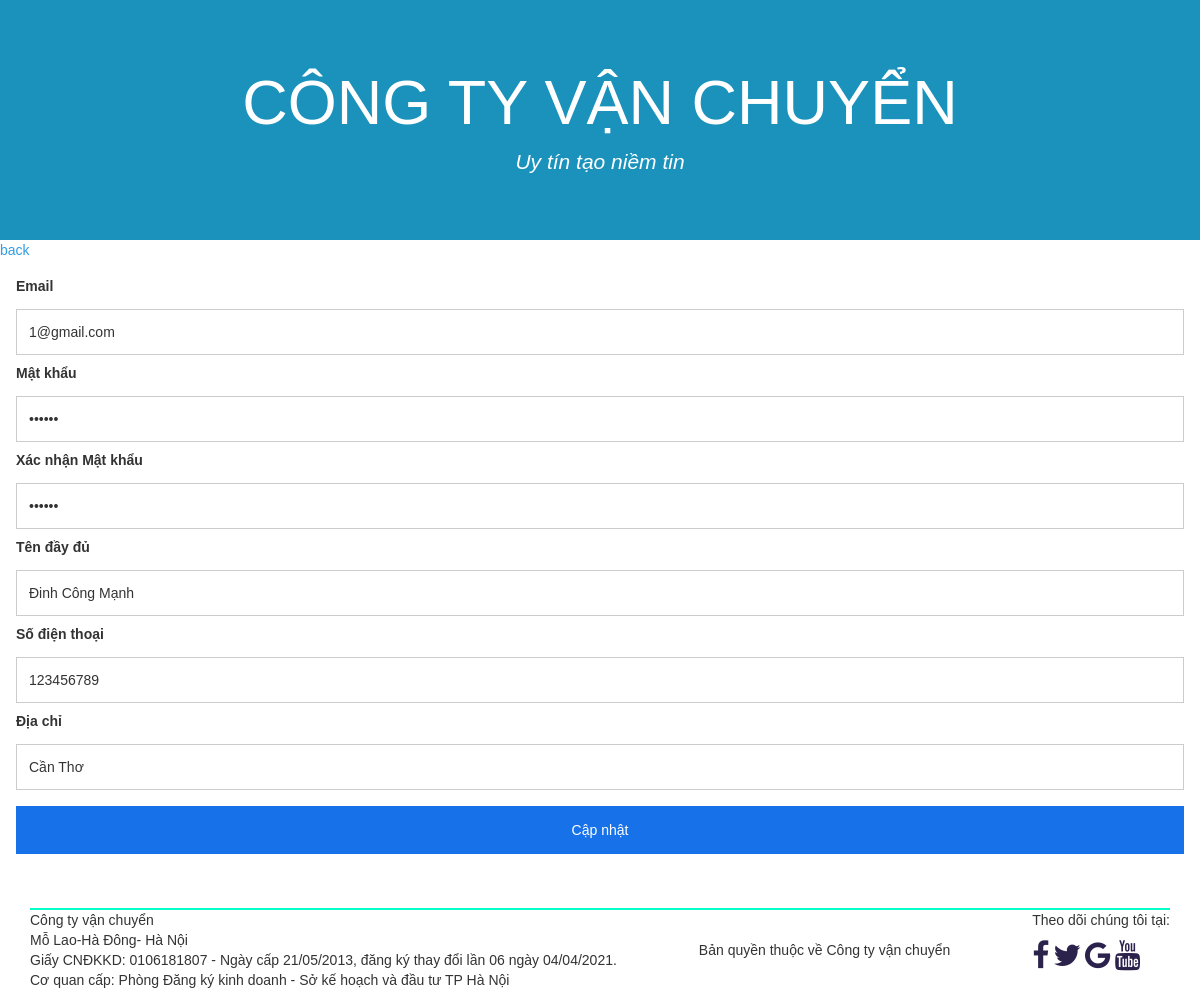
/user/site/detailUser.php (signed in), run on the app's committed database.
### tables this page shows
CREATE TABLE `user` (
  `ID` int(20) NOT NULL,
  `email` varchar(50) NOT NULL,
  `password` varchar(50) NOT NULL,
  `fullname` varchar(50) DEFAULT NULL,
  `phone` varchar(50) DEFAULT NULL,
  `address` varchar(100) DEFAULT NULL,
  `role` tinyint(1) NOT NULL
);

### database/database.php (called while the page is built, shortened)
<?php
	function db_get_row($sql){
	    global $conn;
         $result = mysqli_query($conn, $sql);
	    $row = array();
	    if (mysqli_num_rows($result) > 0){
	        $row = mysqli_fetch_assoc($result);
	    }
	    return $row;
	}
?>

### user/site/detailUser.php (the view, shortened to what this page needs)
<?php require '../../database/database.php'; db_connect();
?>
<!DOCTYPE html>
<html lang="en">
<head>
    <link rel="stylesheet" href="https://maxcdn.bootstrapcdn.com/bootstrap/3.4.1/css/bootstrap.min.css">
    <link rel="stylesheet" href="https://cdnjs.cloudflare.com/ajax/libs/font-awesome/4.7.0/css/font-awesome.min.css">
    <link rel="stylesheet" href="../../public_site/stylectvc_1.css">
    <body>
<div class="jumbotron text-center" id="header" >
      <h1>Công ty vận chuyển</h1>
      <p>Uy tín tạo niềm tin</p>
</div>
<a  href="homeUser.php" style="display: block;color: #2195dceb;">back</a>
<?php
    $id=$_SESSION['id_user'];
    $sql_selectEmail = "SELECT * FROM `user` WHERE `ID` = '$id'";
	$data_selectEmail = db_get_row($sql_selectEmail);
?>
<form action="../action/ac_editUser.php" method="POST" style="display: flex; justify-content: space-around;">
              <div class="container-login">
                  <label for="email"><b>Email</b></label>
                  <input type="text" placeholder="email" name="email" value="<?php echo $data_selectEmail['email'] ?>" >
                  <label for="password"><b>Mật khẩu</b></label>
                  <input type="password" placeholder="mật khẩu" name="password" value="<?php echo $data_selectEmail['password'] ?>" >
                  <label for="password"><b> Xác nhận Mật khẩu</b></label>
                  <input type="password" placeholder="xác nhận mật khẩu" name="re_password" value="<?php echo $data_selectEmail['password'] ?>" >
                  <label for="fullname"><b>Tên đầy đủ</b></label>
                  <input type="text" placeholder="tên đầy đủ" name="fullname" value="<?php echo $data_selectEmail['fullname'] ?>" >
                  <label for="phone"><b>Số điện thoại</b></label>
                  <input type="text" placeholder="số điện thoại" name="phone" value="<?php echo $data_selectEmail['phone'] ?>">
                  <label for="address"><b>Địa chỉ</b></label>
                  <input type="text" placeholder=" địa chỉ" name="address" value="<?php echo $data_selectEmail['address'] ?>">
                  <button type="submit" name="submitUpdate">Cập nhật</button>
              </div>
</form>
<footer class="container">
    <div class="row-footer">
        <div class="pull-left">
            <div class="coppyright">
                    Công ty vận chuyển
            </div>
            <p>
            Mỗ Lao-Hà Đông- Hà Nội<br>
            Giấy CNĐKKD: 0106181807 - Ngày cấp 21/05/2013, đăng ký thay đổi lần 06 ngày 04/04/2021.<br>
            Cơ quan cấp: Phòng Đăng ký kinh doanh - Sở kế hoạch và đầu tư TP Hà Nội<br>
            </p>
        </div>
        <div class="pull-right">
        <p>
            Theo dõi chúng tôi tại:
        </p>
        <div class="icon-bar">
            <a href="#" class="facebook"><i class="fa fa-facebook"></i></a>
            <a href="#" class="twitter"><i class="fa fa-twitter"></i></a>
            <a href="#" class="google"><i class="fa fa-google"></i></a>
            <a href="#" class="youtube"><i class="fa fa-youtube"></i></a>
        </div>
    </div>
    </div>
    <div class="container text-center">
    Bản quyền thuộc về Công ty vận chuyển
    </div>
</footer>
    </body>

### public_site/stylectvc_1.css (style rules this page uses)
.jumbotron { background-color:#1a92bc; color: white; margin-bottom: 0; }
.jumbotron h1 { text-transform: uppercase; text-decoration: white; font-weight: 400; }
.jumbotron p { font-style: italic; text-decoration: black; }
body, html { height: 100%; margin: 0; font-family: Arial, Helvetica, sans-serif; }
form { display: flex; justify-content: space-between; }
a { text-decoration: none; color: #fff; }
.row-footer { background-color:#00ffcbd4; border-top: 2px solid #00ffcbd4 ; margin: 30px 0px; }
.icon-bar a i { font-size: 30px; color:#2c234d; }
.container-login input[type=text], .container-login input[type=password] { width: 100%; padding: 12px 12px; margin: 8px 0; display: inline-block; border: 1px solid #ccc; box-sizing: border-box; }
.container-login button { background-color: #1772e9; color: rgb(255, 255, 255); padding: 14px 14px; margin: 8px 0; border: none; cursor: pointer; width: 100%; }
.container-login { padding: 16px; }

### data on the page
user: email "1@gmail.com", fullname "Đinh Công Mạnh", phone "123456789", address "Cần Thơ"
